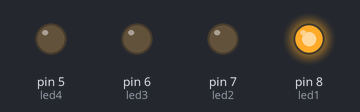
Recording of a sketch running on a simulated Arduino Uno, built with avr-gcc and run on an emulated ATmega328P. Shown: output pins drawn as LEDs (lit = HIGH).

Above: at 0.2 s.
At 1.2 s:
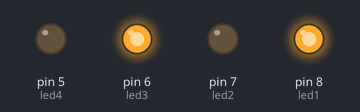
At 1.7 s:
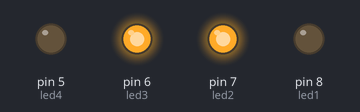
At 2.2 s:
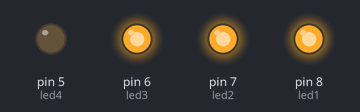
At 3.7 s:
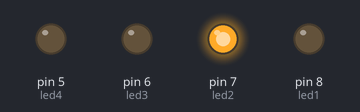
At 5.7 s:
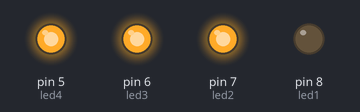
Timing chart, 0 to 6.9 s (numbered marks = the images above):
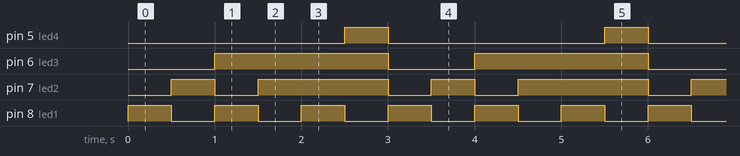

The sketch:

CFGS_MP10_LL009_001_DAUS_JUDIT_MARTIN_VILA.ino
```cpp
/**********************************************************************************
**                                                                               **
**                              Daus LED                                         **
**                                                                               **
** NOM: JUDIT MARTIN                                          DATA: 27/03/2021   **
**********************************************************************************/

//********** Includes *************************************************************

//********** Variables ************************************************************
const int led1 = 8;
const int led2 = 7;
const int led3 = 6;
const int led4 = 5;
int temps = 500;

//********** Setup ****************************************************************
void setup()
{
  Serial.begin(9600);
  pinMode(8, OUTPUT);
  pinMode(7, OUTPUT);
  pinMode(6, OUTPUT);
  pinMode(5, OUTPUT);

}
//********** Loop *****************************************************************
void loop()
{
      // RESET TOTS ELS LEDS
      digitalWrite(led1, LOW);
      digitalWrite(led2, LOW);
      digitalWrite(led3, LOW);
      digitalWrite(led4, LOW);

      //1
      digitalWrite(led1, HIGH);
      delay(temps);

      //2
      digitalWrite(led1, LOW);
      digitalWrite(led2, HIGH);
      delay(temps);

      //3
      digitalWrite(led2, LOW);
      digitalWrite(led1, HIGH);
      digitalWrite(led3, HIGH);
      delay(temps);

      //4
      digitalWrite(led1, LOW);
      digitalWrite(led2, HIGH);
      delay(temps);

      //5
      digitalWrite(led1, HIGH);
      delay(temps);

      //6
      digitalWrite(led1, LOW);
      digitalWrite(led4, HIGH);
      delay(temps);

}
//********** Funcions ************************************************************* 
```

Measured:
- by itself, pin 5 (led4): alternates HIGH for 0.50 s and LOW for 2.5 s
- by itself, pin 6 (led3): alternates HIGH for 2.0 s and LOW for 1.0 s
- by itself, pin 7 (led2): repeats every 3.0 s: LOW 0.50 s, HIGH 1.5 s, LOW 0.50 s, HIGH 0.50 s
- by itself, pin 8 (led1): alternates HIGH for 0.50 s and LOW for 0.50 s
